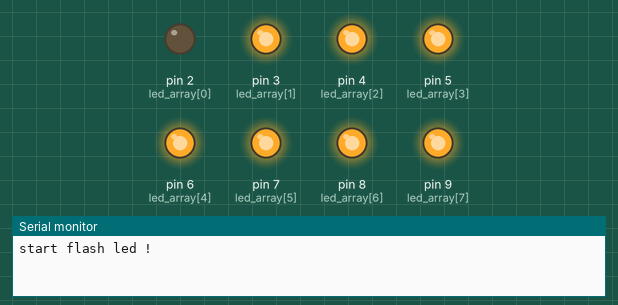
Bench run of a sketch on a simulated Arduino Uno, built with avr-gcc and run on an emulated ATmega328P. Shown: output pins drawn as LEDs (lit = HIGH), the last lines printed to the serial monitor.

Above: at 0.02 s.
At 0.37 s:
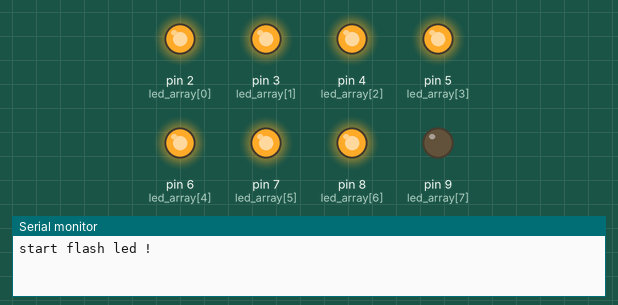
At 0.72 s:
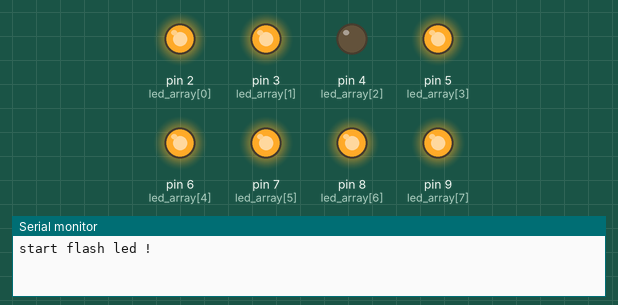
At 1.47 s:
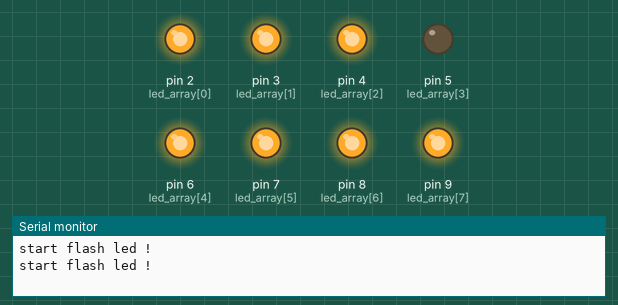
At 2.17 s:
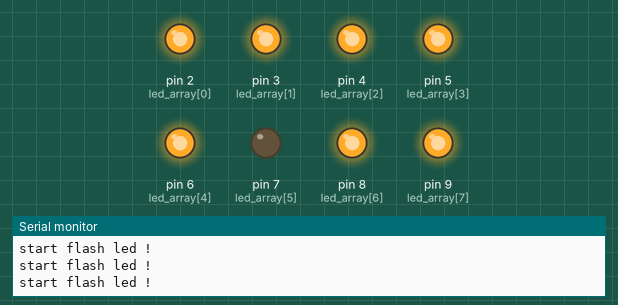
At 2.92 s:
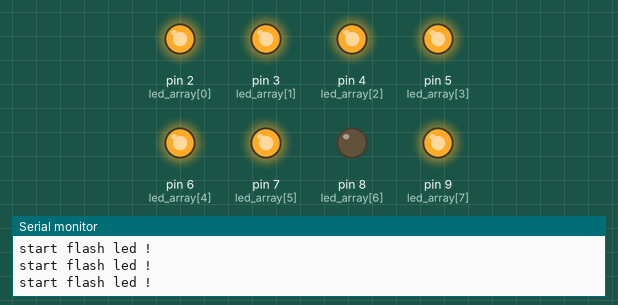
Timing chart, 0 to 3.2 s (numbered marks = the images above):
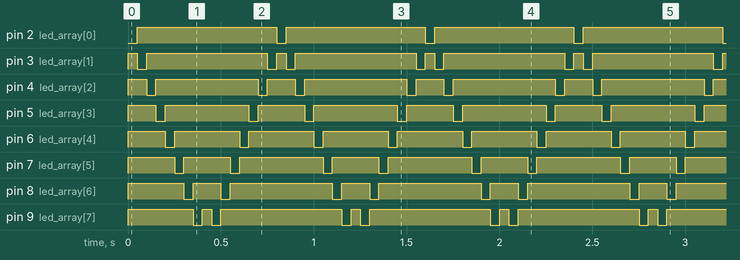

The sketch:

Lesson1.ino
```cpp
// (licence header left out)
int led_array[8] = {2, 3, 4, 5, 6, 7, 8 , 9 };
int flash_speed = 50;

/* flash led form left to right one by one */
void led_flash(void)
{
    int i;
    for(i = 0; i < 8; i++ )
    {
        digitalWrite(led_array[i],LOW);
        delay(flash_speed);
        digitalWrite(led_array[i],HIGH);
    }
}

void led_revers_flash(void)
{
    int i;
    for(i = 8; i > 0; i-- )
    {
        digitalWrite(led_array[i],LOW);
        delay(flash_speed);
        digitalWrite(led_array[i],HIGH);
    }
}

/* turn on all led form left to right */
void led_turn_on(void)
{
    int i;
    for (i = 0; i < 8; i++ )
    {
        digitalWrite(led_array[i],LOW);
        delay(flash_speed);
    }
}

/* turn off all led  */
void led_turn_off(void)
{
    int i;
    for (i = 0; i < 8; i++ ) {
        digitalWrite(led_array[i],HIGH);
        delay(flash_speed);
    }
}
void setup()
{
  // put your setup code here, to run once:
    int i;
    Serial.begin(115200);
    for (i = 0; i < 8; i++ ) {
        pinMode(led_array[i],OUTPUT);
        digitalWrite(led_array[i],HIGH);    // set led control pin defalut HIGH turn off all LED
    }
}

void loop()
{
  // put your main code here, to run repeatedly:
    Serial.println("start flash led !");
    led_flash();
    led_revers_flash();
    /*led_turn_on();
    led_turn_off();*/

}
```

Measured:
- by itself, pin 2 (led_array[0]): alternates HIGH for 0.75 s and LOW for 0.05 s
- by itself, pin 3 (led_array[1]): repeats every 0.80 s: HIGH 0.65 s, LOW 0.05 s, HIGH 0.05 s, LOW 0.05 s
- by itself, pin 4 (led_array[2]): repeats every 0.80 s: HIGH 0.55 s, LOW 0.05 s, HIGH 0.15 s, LOW 0.05 s
- by itself, pin 5 (led_array[3]): repeats every 0.80 s: HIGH 0.45 s, LOW 0.05 s, HIGH 0.25 s, LOW 0.05 s
- by itself, pin 6 (led_array[4]): alternates HIGH for 0.35 s and LOW for 0.05 s
- by itself, pin 7 (led_array[5]): repeats every 0.80 s: HIGH 0.25 s, LOW 0.05 s, HIGH 0.45 s, LOW 0.05 s
- by itself, pin 8 (led_array[6]): repeats every 0.80 s: HIGH 0.15 s, LOW 0.05 s, HIGH 0.55 s, LOW 0.05 s
- by itself, pin 9 (led_array[7]): repeats every 0.80 s: HIGH 0.05 s, LOW 0.05 s, HIGH 0.65 s, LOW 0.05 s
